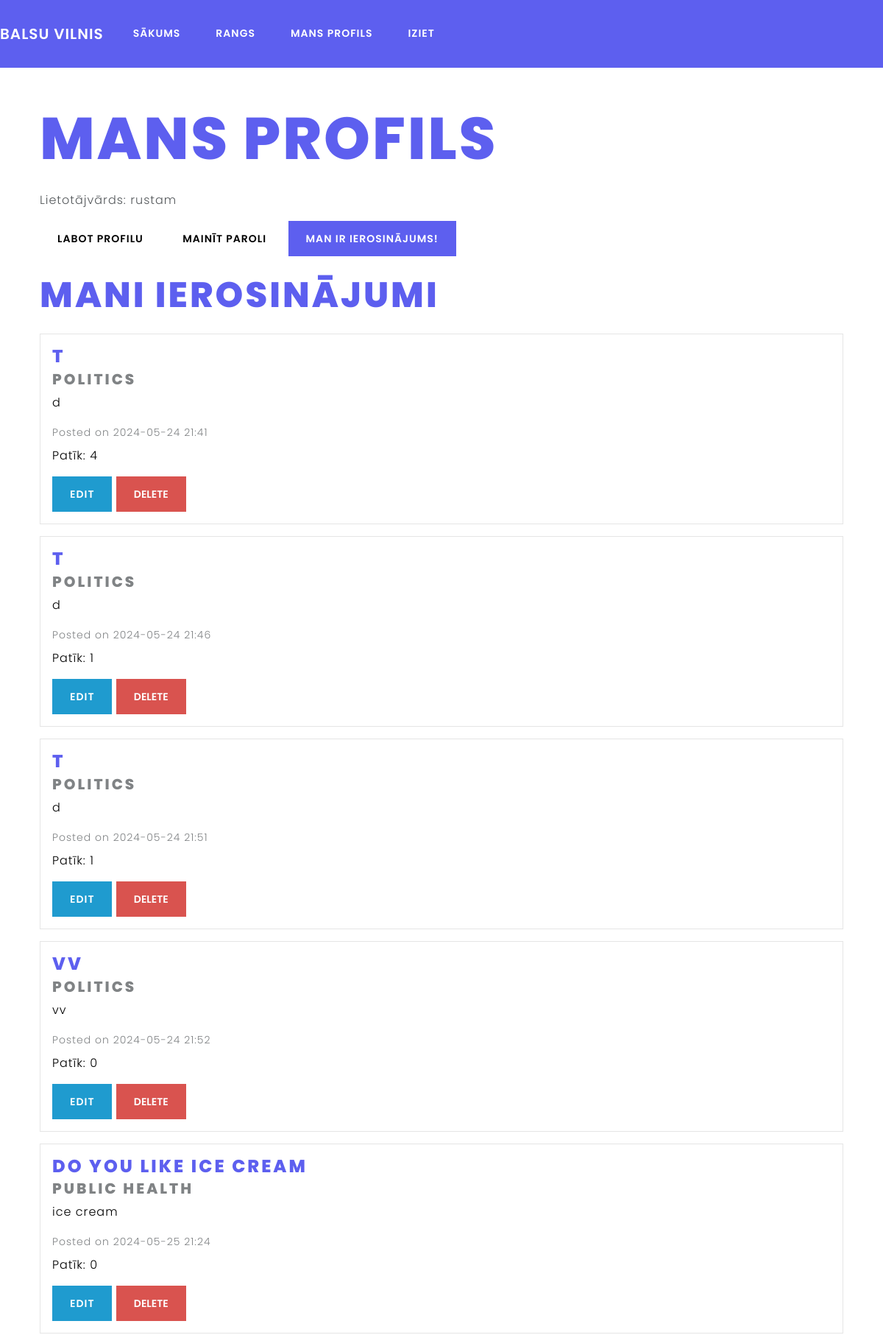
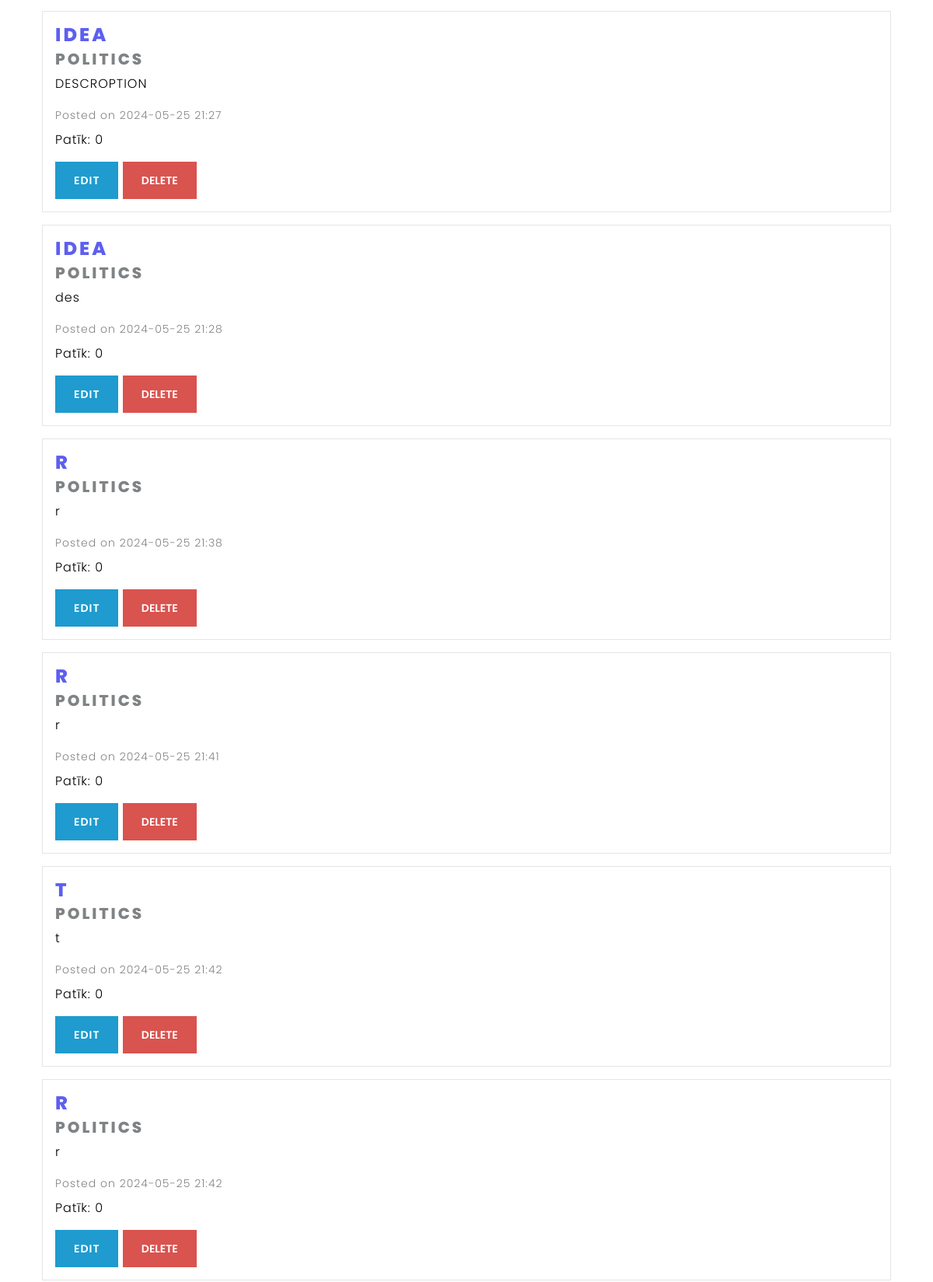
The page /dashboard (signed in, upper part) on the database its author committed (2 pictures, top to bottom).
### models.py (models this page shows, shortened)
class User(db.Model, UserMixin):
    id = db.Column(db.Integer, primary_key=True)
    username = db.Column(db.String(150), unique=True, nullable=False)
    email = db.Column(db.String(150), unique=True, nullable=True)
    password = db.Column(db.String(200), nullable=False)
    role = db.Column(db.String(50), nullable=False)
    confirmed = db.Column(db.Boolean, default=False)
    confirmed_on = db.Column(db.DateTime, nullable=True)
    bio = db.Column(db.Text, nullable=True)
    avatar = db.Column(db.String(200), nullable=True)

class Idea(db.Model):
    id = db.Column(db.Integer, primary_key=True)
    title = db.Column(db.String(200), nullable=False)
    description = db.Column(db.Text, nullable=False)
    category = db.Column(db.String(100), nullable=False)
    date_posted = db.Column(db.DateTime, nullable=False, default=datetime.utcnow)
    user_id = db.Column(db.Integer, db.ForeignKey('user.id'), nullable=False)
    user = db.relationship('User', backref=db.backref('ideas', lazy=True))
    likes = db.relationship('Like', backref='idea', lazy=True)
    comments = db.relationship('Comment', backref='parent_idea', lazy=True)
    idea_votes = db.relationship('Vote', backref='parent_idea_votes', lazy=True)  # Renamed backref to 'parent_idea_votes'
    @property
    def like_count(self):
        return Like.query.filter_by(idea_id=self.id).count()

### app.py (the view)
    @app.route('/dashboard')
    @login_required
    def dashboard():
        user_ideas = Idea.query.filter_by(user_id=current_user.id).all()
        return render_template('dashboard.html', ideas=user_ideas)

### app.py (called while the page is built)
def create_app():
    app = Flask(__name__)
    app.config.from_object('config.Config')
    app.config['SECRET_KEY'] = os.getenv('SECRET_KEY', 'a_hard_to_guess_string')
    csrf = CSRFProtect(app)
    db.init_app(app)
    mail.init_app(app)
    login_manager.init_app(app)
    bcrypt.init_app(app)
    migrate.init_app(app, db)
    csrf.init_app(app)  # Ensure CSRF protection is initialized
    @login_manager.user_loader
    def load_user(user_id):
        return User.query.get(int(user_id))
    def inject_user():
        return dict(current_user=current_user)
    register_routes(app)
    return app

### templates/dashboard.html
{% extends "base.html" %}
{% block content %}
<div class="container mt-4">
    <h1 class="mb-4">Mans profils</h1>
    <p>Lietotājvārds: {{ current_user.username }}</p>
    <a href="{{ url_for('edit_profile') }}" class="btn btn-secondary mb-4">Labot profilu</a>
    <a href="{{ url_for('change_password') }}" class="btn btn-secondary mb-4">Mainīt paroli</a>
    {% if current_user.role == 'creator' %}
        <a href="{{ url_for('create_idea') }}" class="btn btn-primary mb-4">Man ir ierosinājums!</a>
    {% endif %}
    <h2 class="mb-4">Mani ierosinājumi</h2>
    {% if ideas %}
        {% for idea in ideas %}
        <div class="card bg-light mb-3">
            <div class="card-body">
                <h5 class="card-title">{{ idea.title }}</h5>
                <h6 class="card-subtitle mb-2 text-muted">{{ idea.category }}</h6>
                <p class="card-text">{{ idea.description }}</p>
                <div class="mb-2">
                    <small class="text-muted">Posted on {{ idea.date_posted.strftime('%Y-%m-%d %H:%M') }}</small>
                </div>
                <p>Patīk: {{ idea.like_count }}</p>
                <a href="{{ url_for('edit_idea', idea_id=idea.id) }}" class="btn btn-info">Edit</a>
                <form method="POST" action="{{ url_for('delete_idea', idea_id=idea.id) }}" style="display:inline;">
                    <button type="submit" class="btn btn-danger" onclick="return confirm('Vai esat pārliecināts, ka vēlaties dzēst šo ideju?');">Delete</button>
                </form>
            </div>
        </div>
        {% endfor %}
    {% else %}
    <p>Jums vēl nav ierosinājumu</p>
    {% endif %}
</div>
{% endblock %}

### templates/base.html (style rules this page uses)
:root { --primary-color: #5D5FEF; }
body { font-family: 'Poppins', sans-serif; }
h1, .h1, h2, .h2, h3, .h3, h4, .h4, h5, .h5, h6, .h6 { font-family: 'Poppins', sans-serif; color: var(--primary-color) !important; font-weight: 800; }
h1, .h1 { font-size: 5rem; }
h2, .h2 { font-size: 3rem; }
h5, .h5 { font-size: 1.5rem; }
h6, .h6 { font-size: 1.25rem; }
.card { background-color: #f8f9fa; color: #000; }
.btn-primary { background-color: var(--primary-color); border-color: var(--primary-color); }

### rows shown on the page
User: username "rustam"
Idea: title "T", category "POLITICS", description "d", date_posted "2024-05-24 21:41", like_count "4"
Idea: title "T", category "POLITICS", description "d", date_posted "2024-05-24 21:46", like_count "1"
Idea: title "T", category "POLITICS", description "d", date_posted "2024-05-24 21:51", like_count "1"
Idea: title "VV", category "POLITICS", description "vv", date_posted "2024-05-24 21:52", like_count "0"
Idea: title "DO YOU LIKE ICE CREAM", category "PUBLIC HEALTH", description "ice cream", date_posted "2024-05-25 21:24", like_count "0"
Idea: title "IDEA", category "POLITICS", description "DESCROPTION", date_posted "2024-05-25 21:27", like_count "0"
Idea: title "IDEA", category "POLITICS", description "des", date_posted "2024-05-25 21:28", like_count "0"
Idea: title "R", category "POLITICS", description "r", date_posted "2024-05-25 21:38", like_count "0"
Idea: title "R", category "POLITICS", description "r", date_posted "2024-05-25 21:41", like_count "0"
Idea: title "T", category "POLITICS", description "t", date_posted "2024-05-25 21:42", like_count "0"
Idea: title "R", category "POLITICS", description "r", date_posted "2024-05-25 21:42", like_count "0"
